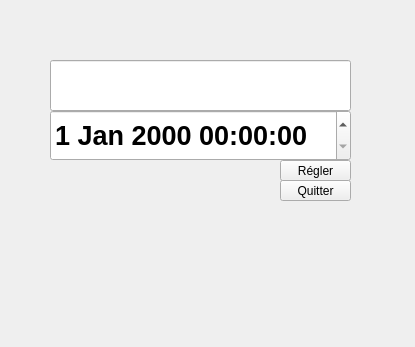
<?xml version="1.0" encoding="UTF-8"?>
<ui version="4.0">
 <class>IHM</class>
 <widget class="QWidget" name="IHM">
  <property name="geometry">
   <rect>
    <x>0</x>
    <y>0</y>
    <width>415</width>
    <height>347</height>
   </rect>
  </property>
  <property name="windowTitle">
   <string>IHM</string>
  </property>
  <widget class="QPushButton" name="pushButton_regler">
   <property name="geometry">
    <rect>
     <x>280</x>
     <y>160</y>
     <width>71</width>
     <height>21</height>
    </rect>
   </property>
   <property name="text">
    <string>Régler</string>
   </property>
  </widget>
  <widget class="QPushButton" name="pushButton_quitter">
   <property name="geometry">
    <rect>
     <x>280</x>
     <y>180</y>
     <width>71</width>
     <height>21</height>
    </rect>
   </property>
   <property name="text">
    <string>Quitter</string>
   </property>
  </widget>
  <widget class="QLineEdit" name="lineEdit">
   <property name="geometry">
    <rect>
     <x>50</x>
     <y>60</y>
     <width>301</width>
     <height>51</height>
    </rect>
   </property>
  </widget>
  <widget class="QDateTimeEdit" name="dateTimeEdit">
   <property name="geometry">
    <rect>
     <x>50</x>
     <y>110</y>
     <width>301</width>
     <height>51</height>
    </rect>
   </property>
   <property name="font">
    <font>
     <pointsize>20</pointsize>
     <bold>true</bold>
    </font>
   </property>
  </widget>
 </widget>
 <resources/>
 <connections/>
</ui>
